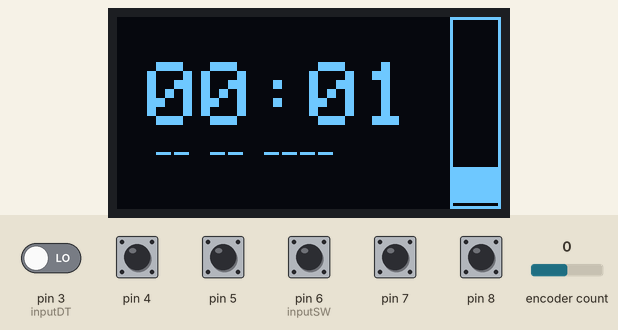
This sketch was run on a simulated Arduino Uno, built with avr-gcc and run on an emulated ATmega328P. Parts: 128×64 one-colour display. The test bench sets the inputs (shaded band); at power-on: pin 4, pin 5, pin 6 (inputSW), pin 7, pin 8 HIGH, pin 3 (inputDT) LOW, encoder count 0. What the sketch prints to the serial monitor is not drawn.

Above: at 1.6 s.
1.7 s: encoder count set to 1
At 2.8 s:
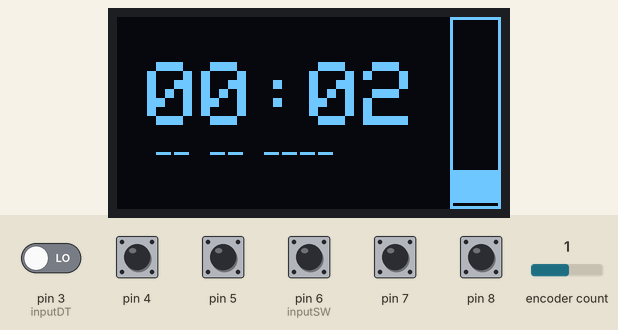
3.5 s: encoder count set to 0
At 4.6 s:
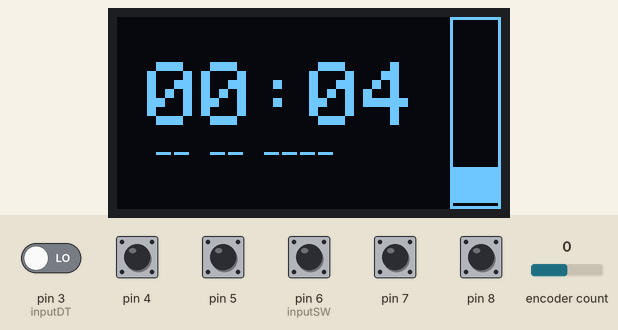
9.5 s: encoder count set to -1
At 10.8 s:
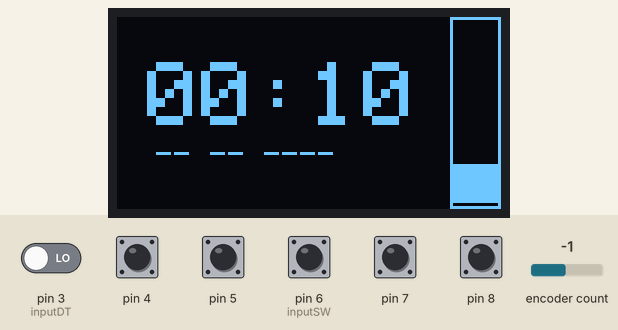
Timing chart, 0 to 12.5 s (numbered marks = the images above; inputs shaded):
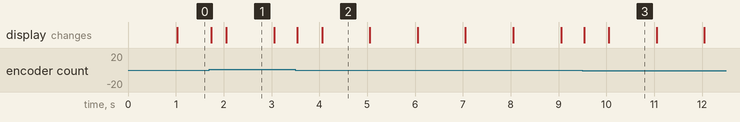

The sketch:

Controller.ino
```cpp
#include <ButtonDebounce.h>

#include <Adafruit_GFX.h>
#include <Adafruit_SSD1306.h>
#include <Wire.h> // library required for IIC communication

#define inputCLK 2
#define inputDT 3
#define inputSW 6

// Button timing variables
#define debounce 20
#define double_click_gap 250
#define holdTime 1000

int volume = 20;

void buttonSetup();
void buttonUpdate();

void rotaryEncoderSetup();
void rotaryEncoderUpdate();

void displaySetup();
void displayUpdate();

void setup() {
  buttonSetup();
  rotaryEncoderSetup();
  displaySetup();

  Serial.begin(9600);
}

void loop() {
  buttonUpdate();
  rotaryEncoderUpdate();
  displayUpdate();
}
```

button.ino
```cpp
ButtonDebounce sw1B(7, 50);
ButtonDebounce sw2B(8, 50);
ButtonDebounce sw3B(4, 50);
ButtonDebounce sw4B(5, 50);

void sw1Change(int state) {
  if (state == 0) {
    Serial.println("sw1");
  }
}

void sw2Change(int state) {
  if (state == 0) {
    Serial.println("sw2");
  }
}

void sw3Change(int state) {
  if (state == 0) {
    Serial.println("sw3");
  }
}

void sw4Change(int state) {
  if (state == 0) {
    Serial.println("sw4");
  }
}

void buttonSetup() {
  sw1B.setCallback(sw1Change);
  sw2B.setCallback(sw2Change);
  sw3B.setCallback(sw3Change);
  sw4B.setCallback(sw4Change);
}

void buttonUpdate() {
  sw1B.update();
  sw2B.update();
  sw3B.update();
  sw4B.update();
}
```

ledIdsplay.ino
```cpp
#include <String.h>

#define SCREEN_WIDTH 128  // OLED display width, in pixels
#define SCREEN_HEIGHT 64  // OLED display height, in pixels

#define OLED_RESET -1        // Reset pin # (or -1 if sharing Arduino reset pin)
#define SCREEN_ADDRESS 0x3C  ///< See datasheet for Address; 0x3D for 128x64, 0x3C for 128x32
Adafruit_SSD1306 display(SCREEN_WIDTH, SCREEN_HEIGHT, &Wire, OLED_RESET);

int x = 0;
int y = 0;

int timeTextX = 55;
int timeTextY = 15;
int timeTextWidth = 0;
int timeTextHeight = 0;
float timeTextSize = 3.5;

int dateTextY = 42;
int dateTextWidth = 0;
int dateTextHeight = 0;
float dateTextSize = 1.7;

String read = "";

int min = 0;
int second = 0;

void drawTimeText() {
  display.setTextSize(timeTextSize);                              // Normal 1:1 pixel scale
  display.setTextColor(SSD1306_WHITE);                            // Draw white text
  display.setCursor(timeTextX - (timeTextWidth / 2), timeTextY);  // Start at top-left corner

  second = millis() / 1000;
  min = second / 60;
  second = second % 60;

  // Create a String object with enough space for 4 characters (including null terminator)
  String formattedString = "";

  // Use sprintf to format the number with leading zero (maximum width 2)
  sprintf(formattedString.c_str(), "%02d:%02d", min, second);

  display.println(formattedString.c_str());
}

void drawDateText() {
  display.setTextSize(dateTextSize);                              // Normal 1:1 pixel scale
  display.setTextColor(SSD1306_WHITE);                            // Draw white text
  display.setCursor(timeTextX - (dateTextWidth / 2), dateTextY);  // Start at top-left corner
  // display.println(F("24 June 2024"));
  if (read != "") {
    display.println(read);
  } else {
    display.println("-- -- ----");
  }
}

void drawVolumeBar() {
  float mvolume = volume;
  mvolume = mvolume / 100;

  display.fillRect(112, 63 - (62 * mvolume), 15, (62 * mvolume), 1);
  display.drawRect(111, 0, 17, 64, 1);
}

void updateDisplay() {
  display.clearDisplay();
  drawTimeText();
  drawDateText();
  drawVolumeBar();
  display.display();
}

void displaySetup() {
  display.begin(SSD1306_SWITCHCAPVCC, SCREEN_ADDRESS);

  display.clearDisplay();

  display.setTextSize(timeTextSize);
  display.getTextBounds("xx:xx", 0, 0, &x, &y, &timeTextWidth, &timeTextHeight);

  display.setTextSize(dateTextSize);
  display.getTextBounds("xx xxxxxx xxxx", 0, 0, &x, &y, &dateTextWidth, &dateTextHeight);

  updateDisplay();
}

void displayUpdate() {
  updateDisplay();
}
```

rotaryEncoder.ino
```cpp
#include <Arduino.h>
#include <RotaryEncoder.h>

RotaryEncoder *encoder = nullptr;

void checkPosition() {
  encoder->tick();  // just call tick() to check the state.
}

// Media and volume variables
// int next = 0;
// int prev = 0;
// int previousStateCLK;
// int currentStateCLK;

// Other button variables
boolean buttonVal = HIGH;           // reads value from button
boolean buttonLast = HIGH;          // buffered value of the button's previous state
boolean DCwaiting = false;          // whether we're waiting for a double click (down)
boolean DConUp = false;             // whether to register a double click on next release, or whether to wait and click
boolean singleOK = true;            // whether it's OK to do a single click
long downTime = -1;                 // time the button was pressed down
long upTime = -1;                   // time the button was released
boolean ignoreUp = false;           // whether to ignore the button release because the click+hold was triggered
boolean waitForUp = false;          // when held, whether to wait for the up event
boolean holdEventPast = false;      // whether or not the hold event happened already
boolean longHoldEventPast = false;  // whether or not the long hold event happened already

volatile byte aFlag = 0;       // let's us know when we're expecting a rising edge on pinA to signal that the encoder has arrived at a detent
volatile byte bFlag = 0;       // let's us know when we're expecting a rising edge on pinB to signal that the encoder has arrived at a detent (opposite direction to when aFlag is set)
volatile byte encoderPos = 0;  //this variable stores our current value of encoder position. Change to int or uin16_t instead of byte if you want to record a larger range than 0-255
volatile byte oldEncPos = 0;   //stores the last encoder position value so we can compare to the current reading and see if it has changed (so we know when to print to the serial monitor)
volatile byte reading = 0;     //somewhere to store the direct values we read from our interrupt pins before checking to see if we have moved a whole detent

void updateDisplay();

void singleClick() {
  Serial.println("playpause");
}

// Mutes the audio
void doubleClick() {
  Serial.println("mute");
}

// This function detects if the button is pressed once, twice or if you're holding it
int checkButton() {
  int event = 0;
  buttonVal = digitalRead(inputSW);
  if (buttonVal == LOW && buttonLast == HIGH && (millis() - upTime) > debounce) {
    downTime = millis();
    ignoreUp = false;
    waitForUp = false;
    singleOK = true;
    holdEventPast = false;
    longHoldEventPast = false;
    if ((millis() - upTime) < double_click_gap && DConUp == false && DCwaiting == true) DConUp = true;
    else DConUp = false;
    DCwaiting = false;
  } else if (buttonVal == HIGH && buttonLast == LOW && (millis() - downTime) > debounce) {
    if (not ignoreUp) {
      upTime = millis();
      if (DConUp == false) DCwaiting = true;
      else {
        event = 2;
        DConUp = false;
        DCwaiting = false;
        singleOK = false;
      }
    }
  }
  if (buttonVal == HIGH && (millis() - upTime) >= double_click_gap && DCwaiting == true && DConUp == false && singleOK == true) {
    event = 1;
    DCwaiting = false;
  }
  if (buttonVal == LOW && (millis() - downTime) >= 1000) {
    if ((millis() - downTime) >= holdTime) {
      if (not longHoldEventPast) {
        waitForUp = true;
        ignoreUp = true;
        DConUp = false;
        DCwaiting = false;
        event = 3;
        longHoldEventPast = true;
      }
    }
  }
  buttonLast = buttonVal;
  return event;
}

// If rotated CCW it will decrease the volume(mode 1) or play previous song(mode 2)
void rotateLeft() {
  if (volume > 0) {
    volume = volume - 1;
  }
}

// If rotated CW it will increase the volume(mode 1) or play next song(mode 2)
void rotateRight() {
  if (volume < 100) {
    volume = volume + 1;
  }
}

void rotaryEncoderSetup() {
  encoder = new RotaryEncoder(inputCLK, inputDT, RotaryEncoder::LatchMode::TWO03);
  pinMode(inputSW, INPUT_PULLUP);

  digitalWrite(inputSW, HIGH);
  // previousStateCLK = digitalRead(inputCLK);

  attachInterrupt(digitalPinToInterrupt(inputCLK), checkPosition, CHANGE);
  attachInterrupt(digitalPinToInterrupt(inputDT), checkPosition, CHANGE);
}

static int pos = 0;

void rotaryEncoderUpdate() {
  encoder->tick();
  int newPos = encoder->getPosition();
  if (pos != newPos) {
    // Serial.print("pos:");
    // Serial.print(newPos);
    // Serial.print(" dir:");
    // Serial.println((int)(encoder->getDirection()));

    if ((int)(encoder->getDirection()) == -1) {
      rotateRight();
    } else {
      rotateLeft();
    }

    pos = newPos;
    Serial.println(volume);
  }

  int b = checkButton();
  if (b == 1) singleClick();
  if (b == 2) doubleClick();
}
```

Measured:
- what the display in image 1 shows lasts 1.0 s, from 2.1 s to 3.1 s
